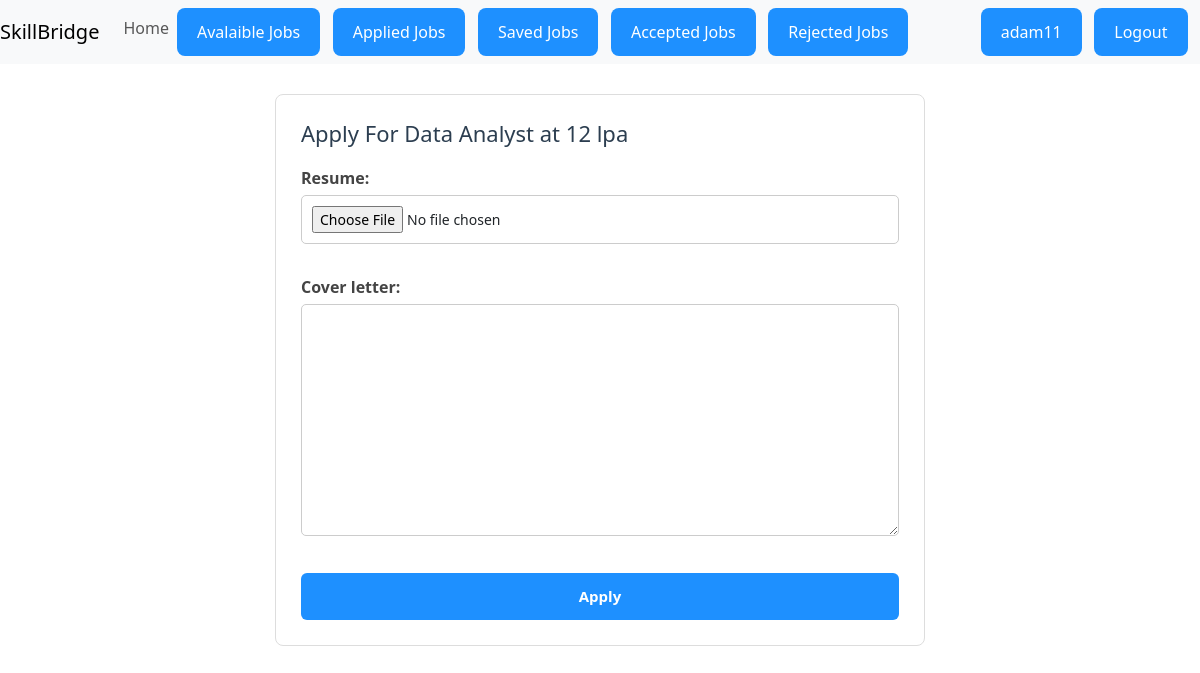
The app's page /jobs/job-application/2 (signed in) with its own data.
### accounts/models.py (models this page shows, shortened)
class User(AbstractUser):
    name = models.CharField(max_length=70)
    contact = models.CharField(max_length=15)
    user_type = models.CharField(max_length=1,choices = (
        ('E',"Employeer"),
        ('J',"Job-Seeker"),
    ))
    profession = models.CharField(max_length=50)
    profile_photo = models.ImageField(upload_to='pfps/', height_field=None, width_field=None, max_length=None,null=True,blank=True)
    resume = models.FileField(upload_to='resumes/', max_length=100,null=True,blank=True)
    industry =  models.CharField(max_length=50 , null=True, blank = True, choices=(
        ('healthcare', 'Healthcare & Medical'),
        ('it', 'Information Technology & Software'),
        ('education', 'Education & Training'),
        ('finance', 'Finance & Accounting'),
        ('sales', 'Sales & Marketing'),
        ('engineering', 'Engineering & Manufacturing'),
        ('hospitality', 'Hospitality & Tourism'),
        ('transport', 'Transportation & Logistics'),
        ('legal', 'Legal & Compliance'),
        ('arts', 'Arts, Media & Design'),
        ('other','Other')
        ))

### jobs/models.py (models this page shows, shortened)
class JobPost(models.Model):
    employer = models.ForeignKey("accounts.User", on_delete=models.CASCADE)
    company = models.ForeignKey('accounts.Company', on_delete=models.CASCADE)
    job_title = models.CharField(max_length=100)
    job_description = models.TextField()
    location = models.CharField(max_length=100)
    salary = models.CharField(max_length=50)
    job_type = models.CharField(max_length=50, choices=(
        ('Full-Time', 'Full-Time'),
        ('Part-Time', 'Part-Time'),
        ('Other', 'Other'),
    ))
    job_category = models.CharField(max_length=50 ,default = "other", choices=(
        ('healthcare', 'Healthcare & Medical'),
        ('it', 'Information Technology & Software'),
        ('education', 'Education & Training'),
        ('finance', 'Finance & Accounting'),
        ('sales', 'Sales & Marketing'),
        ('engineering', 'Engineering & Manufacturing'),
        ('hospitality', 'Hospitality & Tourism'),
        ('transport', 'Transportation & Logistics'),
        ('legal', 'Legal & Compliance'),
        ('arts', 'Arts, Media & Design'),
        ('other','Other')
        ))
    posted_on = models.DateTimeField(auto_now_add=True)
    deadline = models.DateField(auto_now=False, auto_now_add=False,default='YYYY-MM-DD')

### jobs/views.py (the view, shortened to what this page needs)
# urls.py: path('job-application/<int:job_id>',views.apply,name='job_application'),
@login_required
def apply(request,job_id):
     if request.user.user_type == 'J':
          if request.method =="GET":
               form = JobApplicationForm()
               job = get_object_or_404(JobPost,id = job_id)
               application = JobApplication.objects.filter((Q(seeker=request.user) & Q(job = job)))
               if len(application)>0:
                    messages.error(request,"You have already applied for this job")
                    return redirect('/')
               else:
                    return render(request,'jobs/apply_for_job.html',{'form':form,'job':job})
     else:
          messages.error(request,'Onlu Job Seekers can apply for jobs')

### jobs/forms.py
class JobApplicationForm(ModelForm):
    class Meta:
        model = JobApplication
        fields = ['resume', 'cover_letter']

### jobs/templates/jobs/apply_for_job.html (shortened to what this page needs)
{% extends "base.html" %}
{% block main %}
<div class="container">
    <h1>Apply For {{ job.job_title }} at {{ job.company_name }} {{ job.salary }}</h1>
    <form action="" method="POST" enctype="multipart/form-data" class="apply-form">
        {{ form.as_p }}
        <button type="submit" class="apply-btn">Apply</button>
    </form>
</div>
{% endblock %}

### templates/base.html (shortened to what this page needs)
<!doctype html>
<html lang="en">
    <head>
        <link
            href="https://cdn.jsdelivr.net/npm/bootstrap@5.3.2/dist/css/bootstrap.min.css"
            rel="stylesheet"
        />
    </head>
    <body>
        <header>
             <nav class="navbar navbar-expand-md navbar-light bg-light">
                <a class="navbar-brand" href="#">SkillBridge</a>
                <div class="collapse navbar-collapse" id="collapsibleNavId">
                    <ul class="navbar-nav mr-auto mt-2 mt-lg-0">
                        {% if request.user.is_authenticated %}
                        <li class="nav-item active">
                            <a class="nav-link" href="{%   url "home" %}">Home </a>
                        </li>
                        {% endif %}
                        {% if request.user.user_type == 'J' %}
                        <li class="nav-item">
                            <a class="btn btn-primary" href="{% url 'job_list'%}"> Avalaible Jobs </a>
                        </li>
                        {% endif %}
                        {% if request.user.user_type == 'J' %}
                        <li class="nav-item">
                            <a class="btn btn-primary" href="{% url 'applied_jobs'%}"> Applied Jobs </a>
                        </li>
                        {% endif %}
                        {% if request.user.user_type == 'J' %}
                        <li class="nav-item">
                            <a class="btn btn-primary" href="{% url 'saved_jobs' %}"> Saved Jobs </a>
                        </li>
                        <li class="nav-item">
                            <a class="btn btn-primary" href="{% url 'accepted_jobs' %}"> Accepted Jobs </a>
                        </li>
                        <li class="nav-item">
                            <a class="btn btn-primary" href="{% url 'rejected_jobs' %}"> Rejected Jobs </a>
                        </li>
                        {% endif %}
                        </ul>
                    </div>
                                {% if request.user.is_authenticated%}
                                    <a href="{% url "profile" request.user.id %}" class="btn btn-primary">{{request.user.username}}</a>
                                    <a class="btn btn-warning" href="{% url "logout" %}">Logout</a>
                                {% endif %}
             </nav>
        </header>
        <main>
            {% block main %}
            {% endblock main %}
        </main>
    </body>
</html>

### templates/base.html (style rules this page uses)
.btn { background: #1E90FF; color: #FFFFFF; padding: 12px 20px; border: none; border-radius: 8px; max-width:200px; }

### jobs/templates/jobs/apply_for_job.html (style rules this page uses)
.container { max-width: 650px; margin: 30px auto; background: #fff; padding: 25px; border: 1px solid #ddd; border-radius: 8px; }
.container h1 { font-size: 22px; margin-bottom: 20px; color: #2c3e50; }
.apply-form label { display: block; font-weight: bold; margin-bottom: 5px; color: #444; }
.apply-form input[type="text"], .apply-form input[type="file"], .apply-form textarea, .apply-form select { width: 100%; padding: 10px; margin-bottom: 15px; border: 1px solid #ccc; border-radius: 5px; font-size: 14px; }
.apply-form textarea { resize: vertical; min-height: 120px; }
.apply-btn { background: #1E90FF; width : 100%; color: white; padding: 12px 18px; border: none; border-radius: 6px; font-size: 15px; cursor: pointer; transition: 0.3s; font-weight:700; }

### records on screen
User: user.username "adam11"
JobPost: job_title "Data Analyst", salary "12 lpa"
